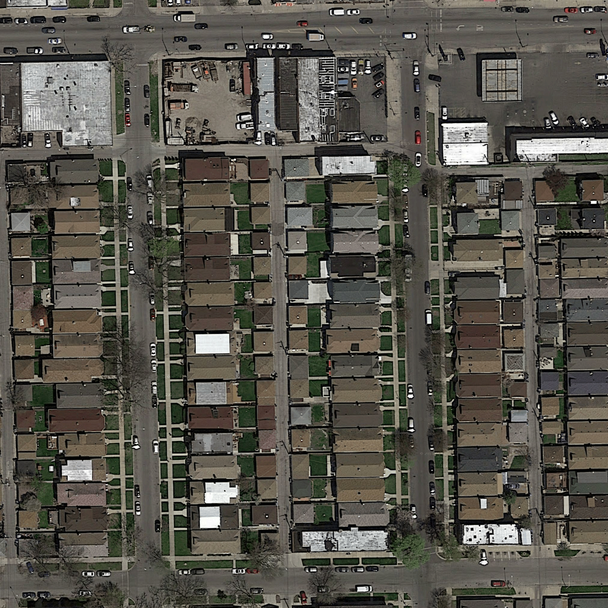
#> input picture Projects/project2/project_road_segmentation/test_images/test_001.png, 608 x 608 px
$ python -i feature_extractors.py   (imports and definitions only)   (older library calls are emulated)
#> lines starting #> are read from the running program, lines starting #| are printed output that depends on the picture
import numpy as np
from skimage import feature, color

from helpers.image_modifiers import img_crop_translate
from IPython.core.debugger import Tracer

"""
Notation Cheatsheet:
(ORIGINAL) - function provided by TAs and used in unmodified form
(MODIFIED) - function provided by TAs but modified for our purpose
(CUSTOM) - function created by us
"""

# [27 lines left out: functions extract_features, extract_features_2d, not called in this run]

def extract_features_edge(img):
     """(CUSTOM) Extract 7-dimensional features consisting of average RGB color as well as variance + canny edge detector

     Args:
         img (numpy array): Original image/patch

     Returns:
         [[[]]]: image/patch enhanced with features
     """
     feat_m = np.mean(img, axis=(0,1))
     feat_v = np.var(img, axis=(0,1))
     feat_e = np.asarray(feature.canny(color.rgb2gray(img), sigma=5, low_threshold=0, high_threshold=0.15).sum()).reshape(1,)
     feat = np.append(feat_m, feat_v)
     feat = np.hstack([feat, feat_e])
     return feat

def extract_features_cogrey(img):
    feat_e = extract_features_edge(img)

    cov = feature.greycomatrix(color.rgb2gray(img), [1], [0, np.pi/4, np.pi/2, 3*np.pi/4])

    con = feature.greycoprops(cov, 'contrast')[0]
    d = feature.greycoprops(cov, 'dissimilarity')[0]
    h = feature.greycoprops(cov, 'homogeneity')[0]
    e = feature.greycoprops(cov, 'energy')[0]
    cor = feature.greycoprops(cov, 'correlation')[0]
    a = feature.greycoprops(cov, 'ASM')[0]

    feat = np.hstack([feat_e, con, cor, d, h, e, a])

    return feat


# [61 lines left out: functions value_to_class, value_to_2d_class, img_to_label, patch_to_label, not called in this run]

>>> import cv2
>>> picture = cv2.imread('../test_images/test_001.png', cv2.IMREAD_GRAYSCALE)
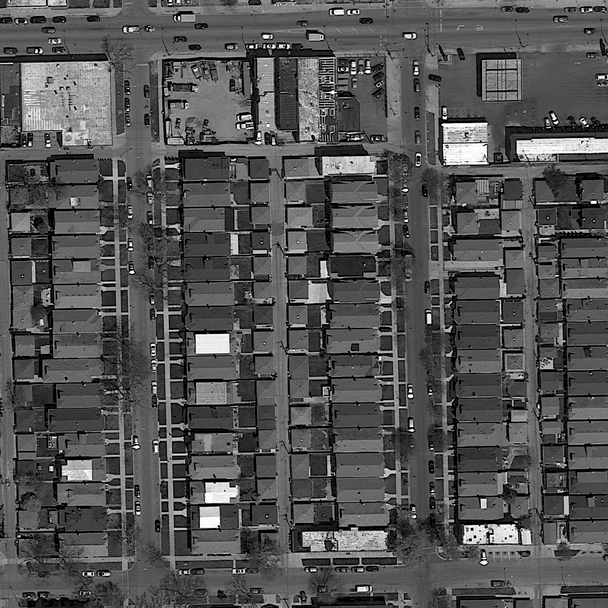
#> picture: shape (608, 608); min 0, max 255, mean 84.1
>>> result = extract_features_cogrey(picture)
#> in extract_features_edge, `feat_m = np.mean(img, axis=(0,1))`: feat_m = 84.05
#> in extract_features_edge, `feat_v = np.var(img, axis=(0,1))`: feat_v = 1981.3
#> in extract_features_edge, `feat_e = np.asarray(feature.canny(color.rgb2gray(img), sigma=5, low_th..`: feat_e = [31120]
#> in extract_features_edge, `feat = np.append(feat_m, feat_v)`: feat = [84.05, 1981.3]
#> in extract_features_edge, `feat = np.hstack([feat, feat_e])`: feat = [84.05, 1981.3, 31120]
#> in extract_features_cogrey, `con = feature.greycoprops(cov, 'contrast')[0]`: con = [627.4, 1409.2, 995, 1409.8]
#> in extract_features_cogrey, `d = feature.greycoprops(cov, 'dissimilarity')[0]`: d = [13.43, 22.53, 17.48, 22.55]
#> in extract_features_cogrey, `h = feature.greycoprops(cov, 'homogeneity')[0]`: h = [0.222, 0.13, 0.174, 0.132]
#> in extract_features_cogrey, `e = feature.greycoprops(cov, 'energy')[0]`: e = [0.0463, 0.0303, 0.0368, 0.0305]
#> in extract_features_cogrey, `cor = feature.greycoprops(cov, 'correlation')[0]`: cor = [0.842, 0.645, 0.749, 0.644]
#> in extract_features_cogrey, `a = feature.greycoprops(cov, 'ASM')[0]`: a = [0.00214, 0.00092, 0.00135, 0.000933]
#> in extract_features_cogrey, `feat = np.hstack([feat_e, con, cor, d, h, e, a])`: feat = 27 values, max 31120 at index 2, min 0.00092 at index 24, mean 1396.5
#> result has the same summary as feat in extract_features_cogrey

$ run again, on Projects/project2/project_road_segmentation/test_images/test_002.png
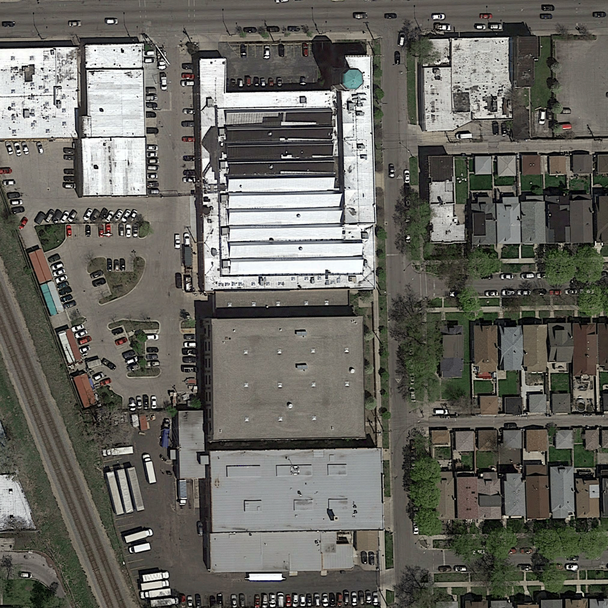
#> input picture Projects/project2/project_road_segmentation/test_images/test_002.png, 608 x 608 px
#> `picture = cv2.imread('../test_images/test_001.png', cv2.IMREAD_GRAYSCA..`:
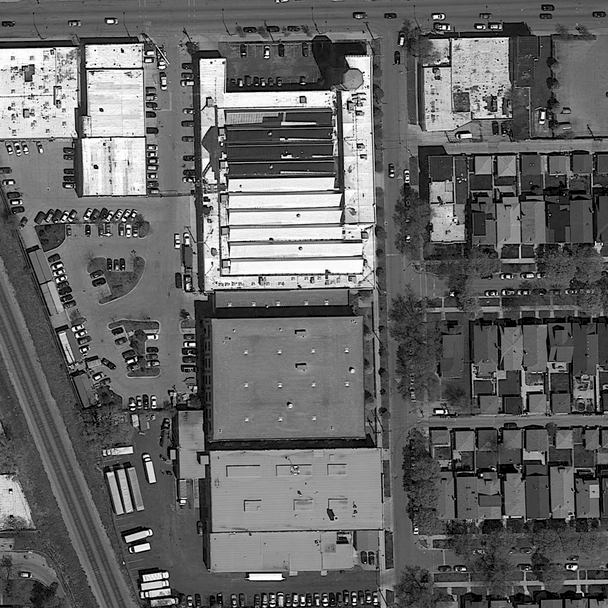
#> picture: shape (608, 608); min 0, max 255, mean 101.7
#> feat_m = 101.7
#> feat_v = 3349
#> in extract_features_edge, `feat_e = np.asarray(feature.canny(color.rgb2gray(img), sigma=5, low_th..`: feat_e = [29000]
#> in extract_features_edge, `feat = np.append(feat_m, feat_v)`: feat = [101.7, 3349]
#> in extract_features_edge, `feat = np.hstack([feat, feat_e])`: feat = [101.7, 3349, 29000]
#> con = [687.9, 1439.1, 987.2, 1449.5]
#> d = [13.65, 21.34, 16.42, 21.65]
#> h = [0.214, 0.131, 0.171, 0.13]
#> e = [0.0336, 0.0244, 0.0295, 0.0242]
#> cor = [0.897, 0.785, 0.853, 0.784]
#> a = [0.00113, 0.000597, 0.00087, 0.000587]
#> in extract_features_cogrey, `feat = np.hstack([feat_e, con, cor, d, h, e, a])`: feat = 27 values, max 29000 at index 2, min 0.000587 at index 26, mean 1373.8
#> result has the same summary as feat in extract_features_cogrey
